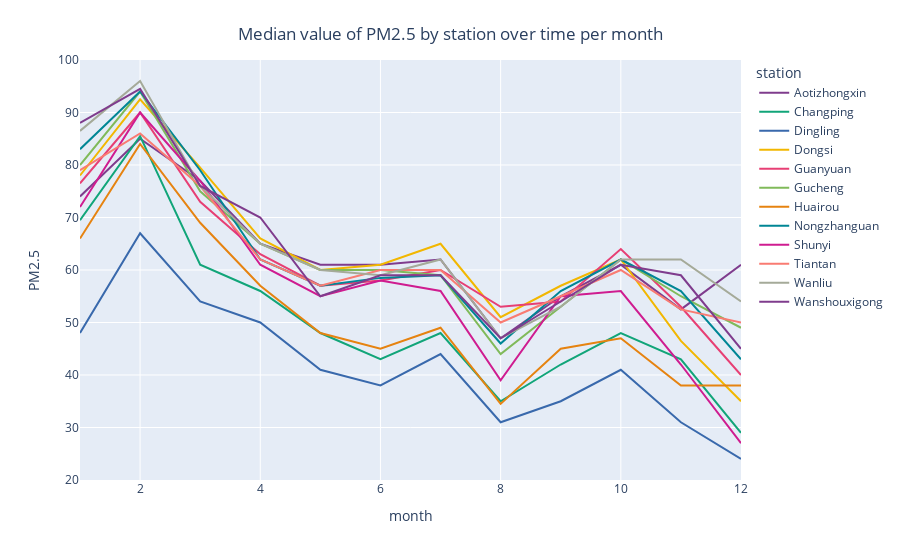

The cell this chart's notebook holds for it:
### Code cell
col = 'month'
fig = px.line(df[[col, "target", "station"]].groupby([col, "station"]).median().reset_index(),
              x=col,
              y="target",
              color="station",
              color_discrete_sequence=px.colors.qualitative.Bold)
fig.update_layout(
    title={
        'text': "Median value of PM2.5 by station over time per " + str(col),
        'x': 0.5,
        'y': 0.95, # adjust the y-coordinate to move the title up or down
        'xanchor': 'center',
        'yanchor': 'top'})
fig.update_xaxes(title=str(col))
fig.update_yaxes(title="PM2.5")
fig.show()

### Figure 1 — Plotly figure (JSON) as saved in the notebook; plotly's stock layout.template omitted (floating-point values rounded to 4 significant figures)
{"data": [{"hovertemplate": "station=Aotizhongxin<br>month=%{x}<br>target=%{y}<extra></extra>", "legendgroup": "Aotizhongxin", "line": {"color": "rgb(127, 60, 141)", "dash": "solid"}, "marker": {"symbol": "circle"}, "mode": "lines", "name": "Aotizhongxin", "orientation": "v", "showlegend": true, "type": "scatter", "x": [1, 2, 3, 4, 5, 6, 7, 8, 9, 10, 11, 12], "xaxis": "x", "y": [74, 85, 77, 65, 61, 61, 62, 47, 55, 61, 52.5, 61], "yaxis": "y"}, {"hovertemplate": "station=Changping<br>month=%{x}<br>target=%{y}<extra></extra>", "legendgroup": "Changping", "line": {"color": "rgb(17, 165, 121)", "dash": "solid"}, "marker": {"symbol": "circle"}, "mode": "lines", "name": "Changping", "orientation": "v", "showlegend": true, "type": "scatter", "x": [1, 2, 3, 4, 5, 6, 7, 8, 9, 10, 11, 12], "xaxis": "x", "y": [69.5, 85.5, 61, 56, 48, 43, 48, 35, 42, 48, 43, 29], "yaxis": "y"}, {"hovertemplate": "station=Dingling<br>month=%{x}<br>target=%{y}<extra></extra>", "legendgroup": "Dingling", "line": {"color": "rgb(57, 105, 172)", "dash": "solid"}, "marker": {"symbol": "circle"}, "mode": "lines", "name": "Dingling", "orientation": "v", "showlegend": true, "type": "scatter", "x": [1, 2, 3, 4, 5, 6, 7, 8, 9, 10, 11, 12], "xaxis": "x", "y": [48, 67, 54, 50, 41, 38, 44, 31, 35, 41, 31, 24], "yaxis": "y"}, {"hovertemplate": "station=Dongsi<br>month=%{x}<br>target=%{y}<extra></extra>", "legendgroup": "Dongsi", "line": {"color": "rgb(242, 183, 1)", "dash": "solid"}, "marker": {"symbol": "circle"}, "mode": "lines", "name": "Dongsi", "orientation": "v", "showlegend": true, "type": "scatter", "x": [1, 2, 3, 4, 5, 6, 7, 8, 9, 10, 11, 12], "xaxis": "x", "y": [78, 92.5, 79.5, 66, 60, 61, 65, 51, 57, 62, 46.5, 35], "yaxis": "y"}, {"hovertemplate": "station=Guanyuan<br>month=%{x}<br>target=%{y}<extra></extra>", "legendgroup": "Guanyuan", "line": {"color": "rgb(231, 63, 116)", "dash": "solid"}, "marker": {"symbol": "circle"}, "mode": "lines", "name": "Guanyuan", "orientation": "v", "showlegend": true, "type": "scatter", "x": [1, 2, 3, 4, 5, 6, 7, 8, 9, 10, 11, 12], "xaxis": "x", "y": [76.5, 90, 73, 63, 57, 58, 60, 53, 54, 64, 53, 40], "yaxis": "y"}, {"hovertemplate": "station=Gucheng<br>month=%{x}<br>target=%{y}<extra></extra>", "legendgroup": "Gucheng", "line": {"color": "rgb(128, 186, 90)", "dash": "solid"}, "marker": {"symbol": "circle"}, "mode": "lines", "name": "Gucheng", "orientation": "v", "showlegend": true, "type": "scatter", "x": [1, 2, 3, 4, 5, 6, 7, 8, 9, 10, 11, 12], "xaxis": "x", "y": [80, 94, 75, 65, 60, 60, 59, 44, 53, 62, 55, 49], "yaxis": "y"}, {"hovertemplate": "station=Huairou<br>month=%{x}<br>target=%{y}<extra></extra>", "legendgroup": "Huairou", "line": {"color": "rgb(230, 131, 16)", "dash": "solid"}, "marker": {"symbol": "circle"}, "mode": "lines", "name": "Huairou", "orientation": "v", "showlegend": true, "type": "scatter", "x": [1, 2, 3, 4, 5, 6, 7, 8, 9, 10, 11, 12], "xaxis": "x", "y": [66, 84, 69, 57, 48, 45, 49, 34.5, 45, 47, 38, 38], "yaxis": "y"}, {"hovertemplate": "station=Nongzhanguan<br>month=%{x}<br>target=%{y}<extra></extra>", "legendgroup": "Nongzhanguan", "line": {"color": "rgb(0, 134, 149)", "dash": "solid"}, "marker": {"symbol": "circle"}, "mode": "lines", "name": "Nongzhanguan", "orientation": "v", "showlegend": true, "type": "scatter", "x": [1, 2, 3, 4, 5, 6, 7, 8, 9, 10, 11, 12], "xaxis": "x", "y": [83, 94, 79, 62, 57, 58.5, 59, 46, 56, 62, 56, 43], "yaxis": "y"}, {"hovertemplate": "station=Shunyi<br>month=%{x}<br>target=%{y}<extra></extra>", "legendgroup": "Shunyi", "line": {"color": "rgb(207, 28, 144)", "dash": "solid"}, "marker": {"symbol": "circle"}, "mode": "lines", "name": "Shunyi", "orientation": "v", "showlegend": true, "type": "scatter", "x": [1, 2, 3, 4, 5, 6, 7, 8, 9, 10, 11, 12], "xaxis": "x", "y": [72, 90, 77, 61, 55, 58, 56, 39, 55, 56, 42, 27], "yaxis": "y"}, {"hovertemplate": "station=Tiantan<br>month=%{x}<br>target=%{y}<extra></extra>", "legendgroup": "Tiantan", "line": {"color": "rgb(249, 123, 114)", "dash": "solid"}, "marker": {"symbol": "circle"}, "mode": "lines", "name": "Tiantan", "orientation": "v", "showlegend": true, "type": "scatter", "x": [1, 2, 3, 4, 5, 6, 7, 8, 9, 10, 11, 12], "xaxis": "x", "y": [79, 86, 76, 62, 57, 60, 60, 50, 55, 60, 52.5, 50], "yaxis": "y"}, {"hovertemplate": "station=Wanliu<br>month=%{x}<br>target=%{y}<extra></extra>", "legendgroup": "Wanliu", "line": {"color": "rgb(165, 170, 153)", "dash": "solid"}, "marker": {"symbol": "circle"}, "mode": "lines", "name": "Wanliu", "orientation": "v", "showlegend": true, "type": "scatter", "x": [1, 2, 3, 4, 5, 6, 7, 8, 9, 10, 11, 12], "xaxis": "x", "y": [86.5, 96, 76, 65, 60, 59, 62, 47, 53, 62, 62, 54], "yaxis": "y"}, {"hovertemplate": "station=Wanshouxigong<br>month=%{x}<br>target=%{y}<extra></extra>", "legendgroup": "Wanshouxigong", "line": {"color": "rgb(127, 60, 141)", "dash": "solid"}, "marker": {"symbol": "circle"}, "mode": "lines", "name": "Wanshouxigong", "orientation": "v", "showlegend": true, "type": "scatter", "x": [1, 2, 3, 4, 5, 6, 7, 8, 9, 10, 11, 12], "xaxis": "x", "y": [88, 94.5, 76, 70, 55, 59, 59, 47, 54, 61, 59, 45], "yaxis": "y"}], "layout": {"legend": {"title": {"text": "station"}, "tracegroupgap": 0}, "margin": {"t": 60}, "title": {"text": "Median value of PM2.5 by station over time per month", "x": 0.5, "xanchor": "center", "y": 0.95, "yanchor": "top"}, "xaxis": {"anchor": "y", "domain": [0, 1], "title": {"text": "month"}}, "yaxis": {"anchor": "x", "domain": [0, 1], "title": {"text": "PM2.5"}}}}
